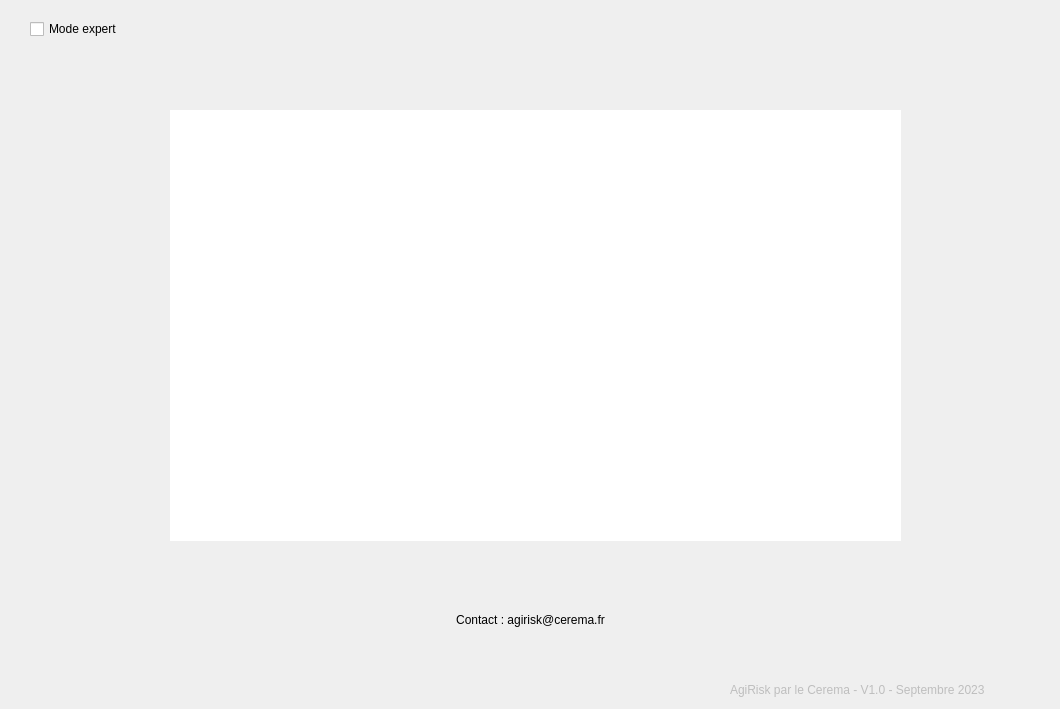
           <widget class="QWidget" name="onglet8_aide">
            <property name="styleSheet">
             <string notr="true"/>
            </property>
            <widget class="QCheckBox" name="mode_expert">
             <property name="geometry">
              <rect>
               <x>30</x>
               <y>20</y>
               <width>111</width>
               <height>18</height>
              </rect>
             </property>
             <property name="text">
              <string>Mode expert</string>
             </property>
             <property name="checked">
              <bool>false</bool>
             </property>
            </widget>
            <widget class="QLabel" name="lbl_nveau_terr_etude_3">
             <property name="enabled">
              <bool>false</bool>
             </property>
             <property name="geometry">
              <rect>
               <x>730</x>
               <y>680</y>
               <width>321</width>
               <height>20</height>
              </rect>
             </property>
             <property name="text">
              <string>AgiRisk par le Cerema - V1.0 - Septembre 2023</string>
             </property>
            </widget>
            <widget class="QPushButton" name="pb_lien_site_agirisk_2">
             <property name="geometry">
              <rect>
               <x>170</x>
               <y>110</y>
               <width>731</width>
               <height>431</height>
              </rect>
             </property>
             <property name="styleSheet">
              <string notr="true">image: url(:/plugins/plugin_agirisk/medias/Logo AgiRiskHD.png);
background-color: rgb(255, 255, 255);
border:none;</string>
             </property>
             <property name="text">
              <string/>
             </property>
             <property name="iconSize">
              <size>
               <width>191</width>
               <height>71</height>
              </size>
             </property>
             <property name="flat">
              <bool>false</bool>
             </property>
            </widget>
            <widget class="QPushButton" name="pb_lien_mail">
             <property name="geometry">
              <rect>
               <x>10</x>
               <y>600</y>
               <width>1041</width>
               <height>40</height>
              </rect>
             </property>
             <property name="font">
              <font>
               <family>Arial</family>
               <weight>1</weight>
               <italic>false</italic>
               <bold>false</bold>
              </font>
             </property>
             <property name="text">
              <string>Contact : agirisk@cerema.fr</string>
             </property>
             <property name="flat">
              <bool>true</bool>
             </property>
            </widget>
           </widget>
